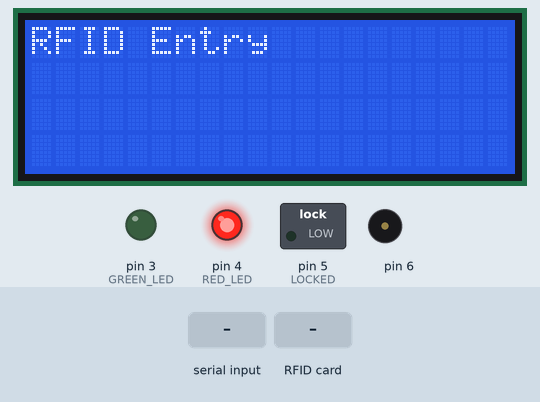
This sketch was run on a simulated Arduino Uno, built with avr-gcc and run on an emulated ATmega328P. Shown: 20×4 character LCD, switched loads named in the sketch (green lamp = pin HIGH), output pins drawn as LEDs (lit = HIGH), buzzer (waves = sounding). Inputs (shaded band) come from the test bench. Pins used as bus, display or sensor lines are not drawn; what the sketch prints to the serial monitor is not drawn.

Above: at 1.3 s.
1.4 s: "1\n" received over Serial
At 2.9 s:
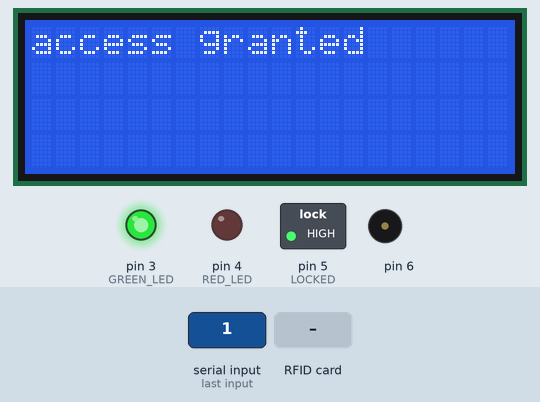
4.4 s: "115137192151\n" received over Serial
At 6.2 s:
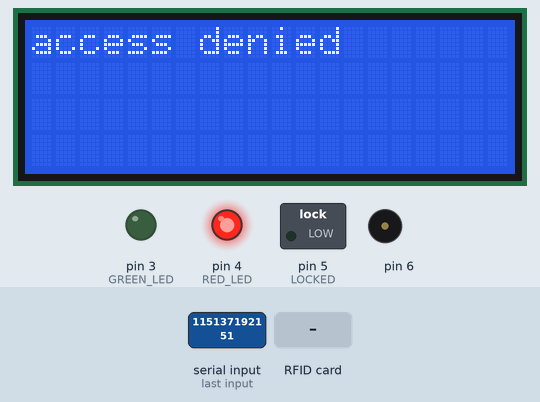
6.9 s: RFID card 11 51 37 19 21 51 held to the reader
At 7.01 s:
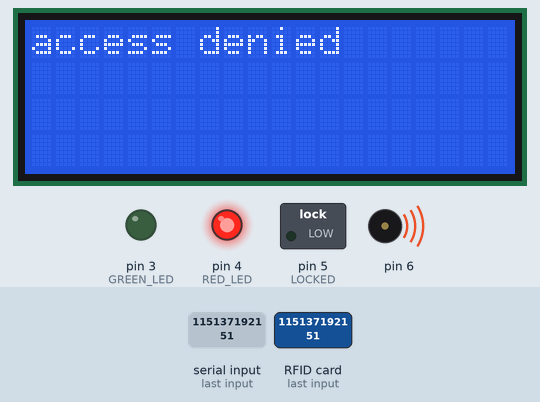
Timing chart, 0 to 9.9 s (numbered marks = the images above; inputs shaded):
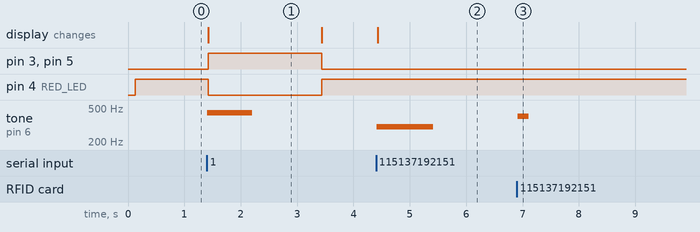

The sketch:

Arduino.ino
```cpp
#include <SPI.h>
#include <MFRC522.h>
#include <LiquidCrystal_I2C.h>


/*
* Typical pin layout used:
* -----------------------------------------------------------------------------------------
*             MFRC522      Arduino       Arduino   Arduino    Arduino          Arduino
*             Reader/PCD   Uno/101       Mega      Nano v3    Leonardo/Micro   Pro Micro
* Signal      Pin          Pin           Pin       Pin        Pin              Pin
* -----------------------------------------------------------------------------------------
* RST/Reset   RST          9             5         D9         RESET/ICSP-5     RST
* SPI SS      SDA(SS)      10            53        D10        10               10
* SPI MOSI    MOSI         11 / ICSP-4   51        D11        ICSP-4           16
* SPI MISO    MISO         12 / ICSP-1   50        D12        ICSP-1           14
* SPI SCK     SCK          13 / ICSP-3   52        D13        ICSP-3           15
*
* More pin layouts for other boards can be found here: https://github.com/miguelbalboa/rfid#pin-layout
*/

#define SS_PIN 10
#define RST_PIN 9


#define GREEN_LED 3 //GREEN LED
#define  RED_LED 4 //RED LED
#define  LOCKED  5 //FOR LOCKED


// Instance of the class MFRC522
MFRC522 rfid(SS_PIN, RST_PIN);

//i2c lcd
LiquidCrystal_I2C lcd(0x27,20,4);

void setup() {

  Serial.begin(9600);

  SPI.begin(); // Init SPI bus
  rfid.PCD_Init(); // Init MFRC522

  lcd.init();
  lcd.backlight();

  pinMode(GREEN_LED,OUTPUT);
  pinMode(RED_LED,OUTPUT);
  pinMode(LOCKED,OUTPUT);

  lcd.clear();
  lcd.print("RFID Entry");
  digitalWrite(GREEN_LED,LOW);
  digitalWrite(RED_LED,HIGH);
}

String b;
int Number;

void loop() {
  // put your main code here, to run repeatedly:
     RFID();

  while (Serial.available()>0) {

    int incomingByte = 0;
    b = Serial.readStringUntil('\n');
    Number = b.toInt();

    if (Number == 1){

      tone(6,440,800);
      lcd.clear();
      lcd.print("access granted");
      digitalWrite(LOCKED,HIGH);
      digitalWrite(GREEN_LED,HIGH);
      digitalWrite(RED_LED,LOW);


      delay(2000);
      lcd.clear();
      lcd.print("RFID Entry");

//      reset
      digitalWrite(LOCKED,LOW);
      digitalWrite(GREEN_LED,LOW);
      digitalWrite(RED_LED,HIGH);
      break;
    }else{

      tone(6,300,1000);
      lcd.clear();
      lcd.print("access denied");

      digitalWrite(LOCKED,LOW);
      digitalWrite(GREEN_LED,LOW);
      digitalWrite(RED_LED,HIGH);
      break;
    }

  }

}


void RFID() {

  // Reset the loop if no new card present on the sensor/reader
  if ( ! rfid.PICC_IsNewCardPresent())
    return;

  // Verify if the NUID has been readed
  if ( ! rfid.PICC_ReadCardSerial())
    return;

  String RFID_SERIALNUMBER = "";


  for (byte i = 0; i < 4; i++) {

    RFID_SERIALNUMBER += String(rfid.uid.uidByte[i]);
  }
//9716117039

  if(RFID_SERIALNUMBER=="115137192151" || RFID_SERIALNUMBER=="9716117039"){
    digitalWrite(LOCKED,HIGH);
    digitalWrite(GREEN_LED,HIGH);
    digitalWrite(RED_LED,LOW);
    tone(6,440,500);
    lcd.clear();
    lcd.print("access granted");
    delay(2000);
    digitalWrite(LOCKED,LOW);
    digitalWrite(GREEN_LED,LOW);
    digitalWrite(RED_LED,HIGH);

    lcd.clear();
    lcd.print("RFIF ENRTY");
    return;
  }else{
    tone(6,400,200);
    Serial.flush();
    Serial.println(RFID_SERIALNUMBER);
  }

//  digitalWrite(GREEN_LED,1);
//  digitalWrite(RED_LED,0);
  delay(1000);
//  digitalWrite(GREEN_LED,0);
//  digitalWrite(RED_LED,1);

}
```

Measured:
- after the input at 1.4 s, pin 3 (GREEN_LED), pin 5 (LOCKED): LOW → HIGH at once, → LOW 2.0 s later; pin 4 (RED_LED): HIGH → LOW at once, → HIGH 2.0 s later; tone on pin 6: silent → 440 Hz at once, → silent 0.80 s later; the display: changes at once (image 1)
- after the input at 4.4 s, tone on pin 6: silent → 300 Hz at once, → silent 1.0 s later; the display: changes at once (image 2)
- after the input at 6.9 s, tone on pin 6: silent → 400 Hz at once, → silent 0.20 s later
- what the display in image 1 shows lasts 2.0 s, from 1.4 s to 3.4 s
